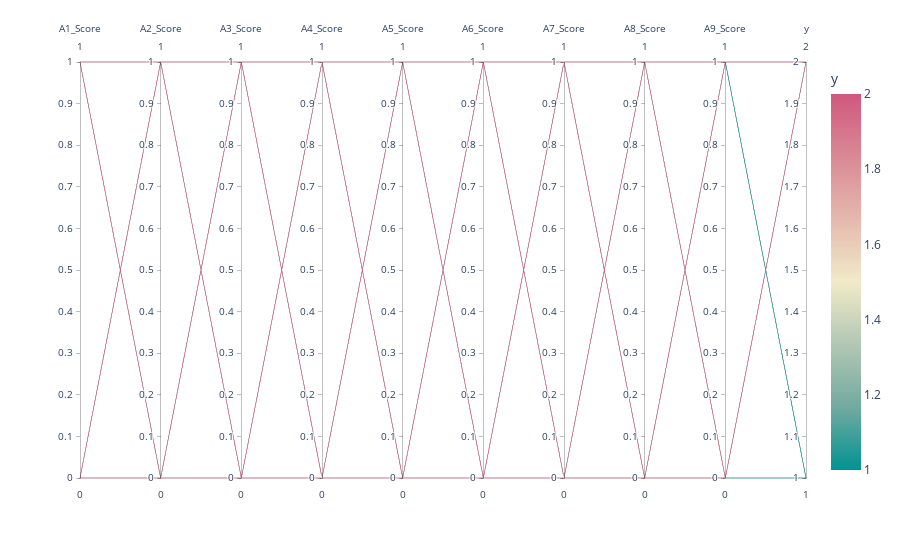

Notebook code for this chart:
### Code cell
fig = px.parallel_coordinates(data, color="y",
                              color_continuous_scale=px.colors.diverging.Tealrose,
                              color_continuous_midpoint=1.5)
fig.show()

### Figure 1 — Plotly figure (JSON) as saved in the notebook; plotly's stock layout.template omitted (floating-point values rounded to 4 significant figures; data arrays with more than 128 entries replaced by an {"elided": "..."} marker saying what was removed)
{"data": [{"dimensions": [{"label": "A1_Score", "values": {"elided": "457 int values"}}, {"label": "A2_Score", "values": {"elided": "457 int values"}}, {"label": "A3_Score", "values": {"elided": "457 int values"}}, {"label": "A4_Score", "values": {"elided": "457 int values"}}, {"label": "A5_Score", "values": {"elided": "457 int values"}}, {"label": "A6_Score", "values": {"elided": "457 int values"}}, {"label": "A7_Score", "values": {"elided": "457 int values"}}, {"label": "A8_Score", "values": {"elided": "457 int values"}}, {"label": "A9_Score", "values": {"elided": "457 int values"}}, {"label": "y", "values": {"elided": "457 int values"}}], "domain": {"x": [0, 1], "y": [0, 1]}, "line": {"color": {"elided": "457 int values"}, "coloraxis": "coloraxis"}, "name": "", "type": "parcoords"}], "layout": {"coloraxis": {"cmid": 1.5, "colorbar": {"title": {"text": "y"}}, "colorscale": [[0, "rgb(0, 147, 146)"], [0.1667, "rgb(114, 170, 161)"], [0.3333, "rgb(177, 199, 179)"], [0.5, "rgb(241, 234, 200)"], [0.6667, "rgb(229, 185, 173)"], [0.8333, "rgb(217, 137, 148)"], [1, "rgb(208, 88, 126)"]]}, "legend": {"tracegroupgap": 0}, "margin": {"t": 60}}}
